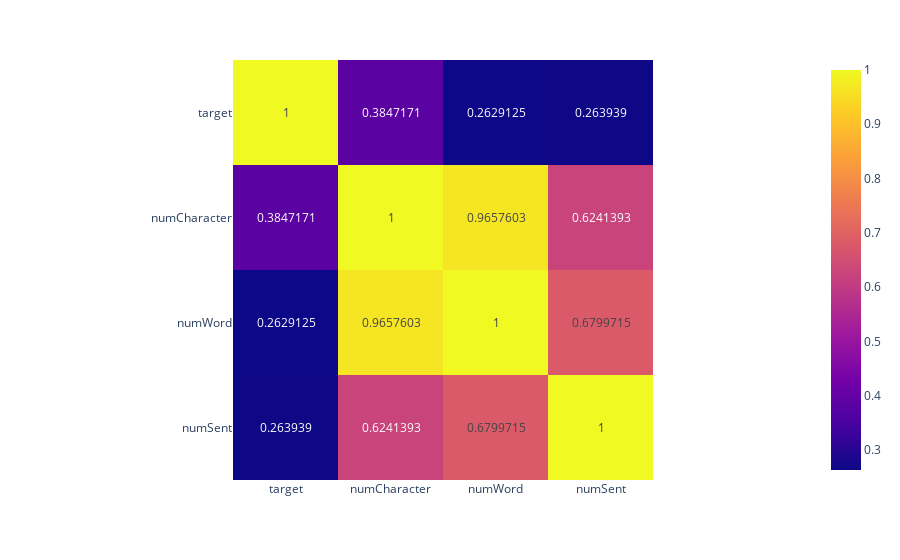

The notebook cell this image was saved under:
### Code cell
px.imshow(df[["target", "numCharacter", "numWord",
          "numSent"]].corr(), text_auto=True)

### Figure 1 — Plotly figure (JSON) as saved in the notebook; plotly's stock layout.template omitted (floating-point values rounded to 4 significant figures)
{"data": [{"coloraxis": "coloraxis", "hovertemplate": "x: %{x}<br>y: %{y}<br>color: %{z}<extra></extra>", "name": "0", "texttemplate": "%{z}", "type": "heatmap", "x": ["target", "numCharacter", "numWord", "numSent"], "xaxis": "x", "y": ["target", "numCharacter", "numWord", "numSent"], "yaxis": "y", "z": [[1, 0.3847, 0.2629, 0.2639], [0.3847, 1, 0.9658, 0.6241], [0.2629, 0.9658, 1, 0.68], [0.2639, 0.6241, 0.68, 1]]}], "layout": {"coloraxis": {"colorscale": [[0, "#0d0887"], [0.1111, "#46039f"], [0.2222, "#7201a8"], [0.3333, "#9c179e"], [0.4444, "#bd3786"], [0.5556, "#d8576b"], [0.6667, "#ed7953"], [0.7778, "#fb9f3a"], [0.8889, "#fdca26"], [1, "#f0f921"]]}, "margin": {"t": 60}, "xaxis": {"anchor": "y", "constrain": "domain", "domain": [0, 1], "scaleanchor": "y"}, "yaxis": {"anchor": "x", "autorange": "reversed", "constrain": "domain", "domain": [0, 1]}}}
